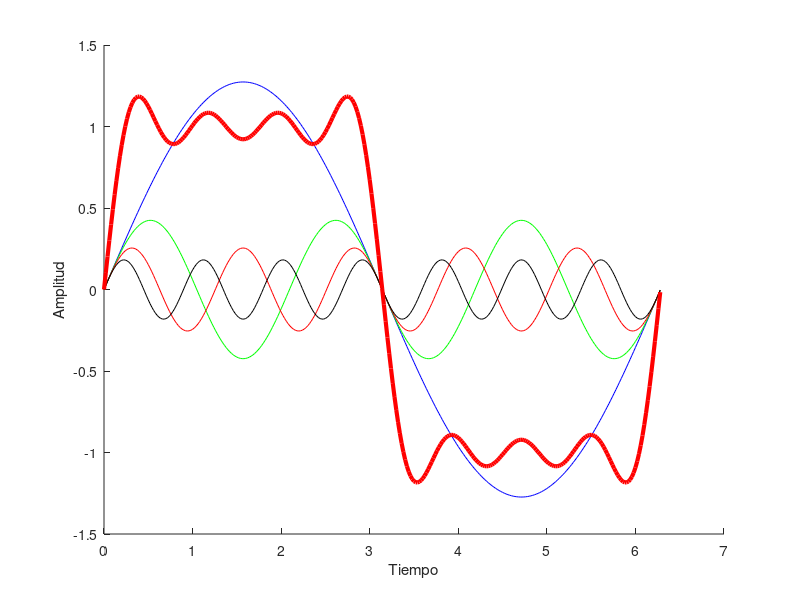

Here is the MATLAB script that generated this plot:
%% PRÁCTICA 6.3b. Serie de Fourier de una onda cuadrada.
clc, close all, clear all
A=1; % Amplitud
t = 0:.02:2*pi;
% Se consideran los aportes de la fundamental y de 3 armónicos:
hold  on % superposición activada
% Frecuencia fundamental de la señal cuadrada (AZUL)
y1=(4*A/pi)*sin(t);
plot(t,y1,'b'), xlabel('Tiempo'), ylabel('Amplitud')
% Primer armónico impar (VERDE):
y2=(4*A/(3*pi))*sin(3*t);
plot(t,y2,'g')
% Segundo armónico impar (ROJO):
y3=(4*A/(5*pi))*sin(5*t);
plot(t,y3,'r')
% Tercer armónico impar (NEGRO):
y4=(4*A/(7*pi))*sin(7*t);
plot(t,y4,'k')
% SUMA RESULTANTE de los aportes anteriores (ROJO GRUESO):
y_suma= y1+y2+y3+y4;
plot(t,y_suma,'r','linewidth',3)


%% para n componentes:

% clc, close all, clear all
% Ymax=1; % Amplitud
% t = 0:.02:2*pi;
% x = zeros(size(t));
% % Número de armónicos que se desea considerar:
% n = 20;
% % Onda resultante de la suma de los n armónicos:
% for k = 1:2:n 
%     % función que describe la sumatoria de ondas:
%     x = x + (4*Ymax/pi)*(sin(k*t)/k);
% end
% plot(x), title('Onda resultante de la suma de n componentes')
